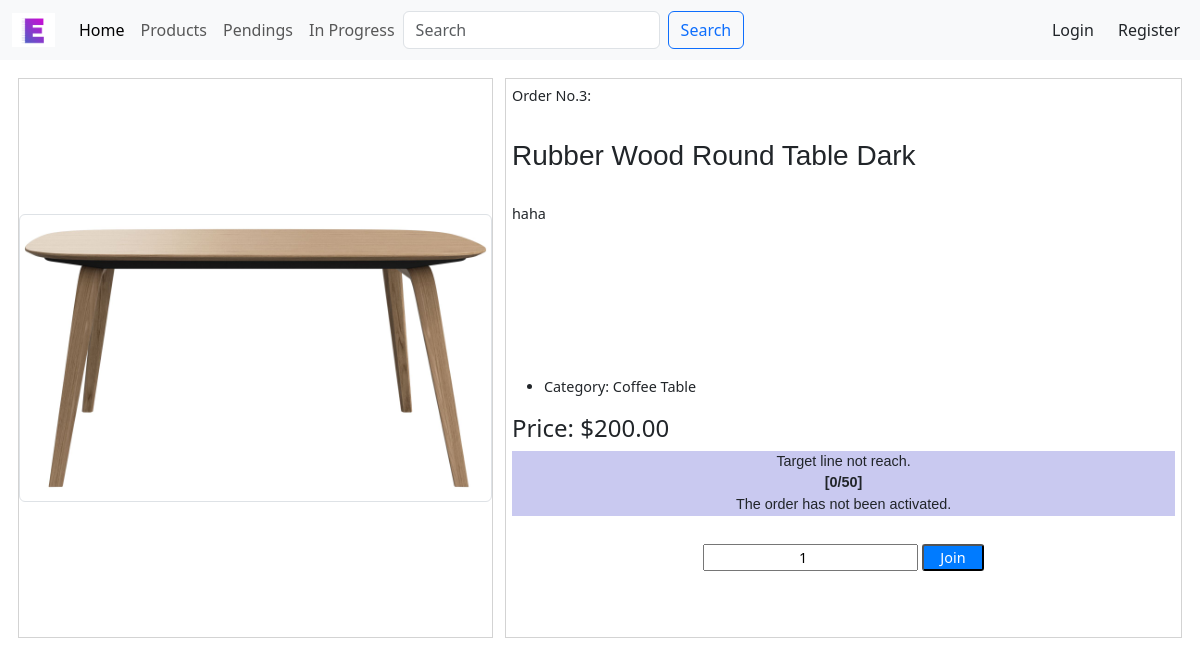
/order/3, run on an earlier commit of the app's database.
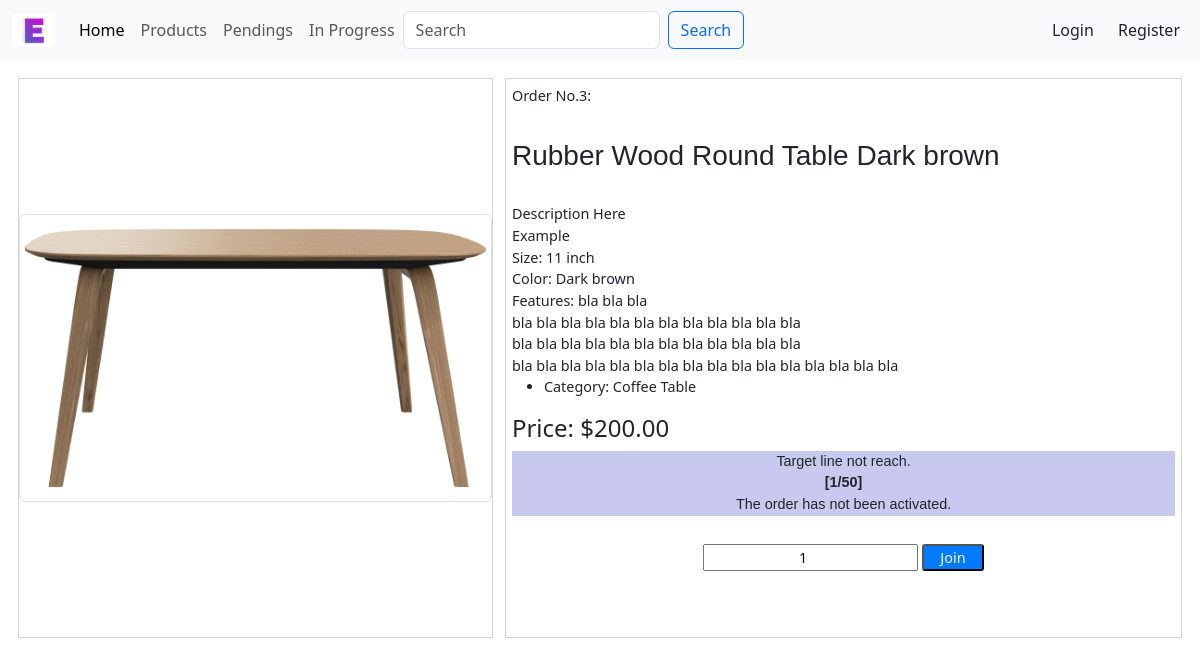
And on a later commit of the database.
### esb/models.py (models this page shows, shortened)
class PurchaseOrder(models.Model):
    product = models.ForeignKey(
        Product, on_delete=models.CASCADE, related_name="products"
    )
    date_time = models.DateTimeField(null=True)
    target_quantity = models.IntegerField()
    @property
    def total_quantity(self):
        return sum([purchase.quantity for purchase in self.customer_purchases.all()])
    @property
    def reach_target(self):
        total_quantity = sum(
            [purchase.quantity for purchase in self.customer_purchases.all()]
        )
        return total_quantity >= self.target_quantity

class Product(models.Model):
    title = models.CharField(max_length=100)
    description = models.TextField(max_length=1000)
    category = models.ForeignKey(
        Category,
        on_delete=models.SET_NULL,
        blank=True,
        null=True,
        related_name="categories",
    )
    price = models.DecimalField(max_digits=10, decimal_places=2)
    active = models.BooleanField(default=False)
    img = models.ImageField(upload_to="esb/static/esb/image")
    class Meta:
        ordering = ["-active", "title"]

class Category(models.Model):
    title = models.CharField(max_length=32)
    type = models.CharField(max_length=32, null=True, blank=True)
    def __str__(self):
        return self.title
    class Meta:
        verbose_name_plural = "Categories"
        ordering = ["type", "title"]

class CustomerPurchase(models.Model):
    customer = models.ForeignKey(
        Customer, on_delete=models.CASCADE, related_name="customer_purchases"
    )
    purchase = models.ForeignKey(
        PurchaseOrder, on_delete=models.CASCADE, related_name="customer_purchases"
    )
    quantity = models.IntegerField()

### esb/views.py (the view, shortened to what this page needs)
# urls.py: path("order/<int:order_id>", views.order_page, name="order_page"),
def order_page(request, order_id):
    try:
        p_order = PurchaseOrder.objects.get(pk=order_id)
    except PurchaseOrder.DoesNotExist:
        return HttpResponse("This Purchase Order is expired.")
    if request.method == "GET":
        return render(request, "esb/order.html", {
            "p_order": p_order
        })

### esb/templates/esb/order.html (shortened to what this page needs)
{% extends 'esb/layout.html' %}
{% load static %}
{% block body %}
    <div id="div-order">
        <div id="div-order-img">
            <img src="/{{ p_order.product.img }}" alt="{{ p_order.product.title }}" class="img-thumbnail" >
        </div>
        <div id="div-order-body">
            <div id="div-order-body-no">
                Order No.<span id="order-no">{{ p_order.id}}</span>:
            </div>
            <h3 style="font-family: sans-serif;min-height:2em;">{{ p_order.product.title }}</h3>
            <div id="div-body-description">
                {{ p_order.product.description | linebreaks }}
            </div>
            <ul>
                <li>Category: {{ p_order.product.category}}</li>
            </ul>
            <h4>Price: ${{ p_order.product.price }}</h4>
            {% if p_order.reach_target %}
            <div class="div-target" style="text-align:center;background-color: rgba(121, 250, 121, 0.767);">
                Target line reached.<br>
                <span id="span-target" style="font-weight:bold;">[{{ p_order.total_quantity }}/{{ p_order.target_quantity }}]</span><br>
                The order has been activated.
            {% else %}
            <div class="div-target" style="text-align:center;background-color: rgba(170, 170, 231, 0.632);">
                Target line not reach.<br>
                <span id="span-target" style="font-weight:bold;">[{{ p_order.total_quantity }}/{{ p_order.target_quantity }}]</span><br>
                The order has not been activated.
            {% endif %}<br>
            </div>
            <br>
            <div style="text-align:center;padding-top:1%;">
                <form action="" method="post">
                    <input type="number" min="1" value="1" name="join">
                    <button type="submit" id="btn-join">Join</button>
                </form>
            </div>
        </div>
    </div>
{% endblock %}

What changed in the data, as far as the page shows it:
changed through a linked row, PurchaseOrder "Coffee Table": product "Rubber Wood Round Table Dark" → "Rubber Wood Round Table Dark brown"; product.description "haha" → "Description Here Example Size: 11 inch Color: Dark brown Features: bla bla bla bla bla bla bla bla bla bla bla bla bla bla bla bla bla bla bla bla bla bla bla bla bla bla bla bla bla bla bla bla bla bla bla bla bla bla bla bla bla bla bla"; total_quantity "0" → "1"
